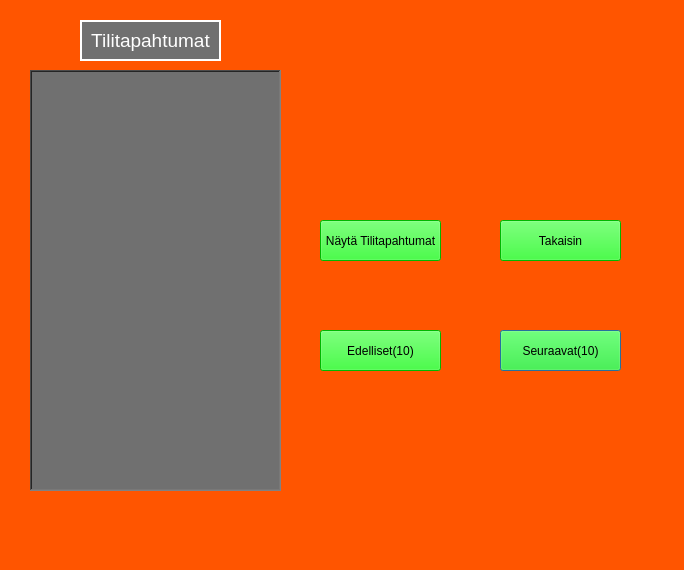
<?xml version="1.0" encoding="UTF-8"?>
<ui version="4.0">
 <class>tilitapahtumat</class>
 <widget class="QDialog" name="tilitapahtumat">
  <property name="geometry">
   <rect>
    <x>0</x>
    <y>0</y>
    <width>684</width>
    <height>570</height>
   </rect>
  </property>
  <property name="windowTitle">
   <string>Dialog</string>
  </property>
  <property name="styleSheet">
   <string notr="true">background-color: rgb(255, 85, 0);</string>
  </property>
  <widget class="QLabel" name="labelTilitapahtumat">
   <property name="geometry">
    <rect>
     <x>80</x>
     <y>20</y>
     <width>141</width>
     <height>41</height>
    </rect>
   </property>
   <property name="font">
    <font>
     <pointsize>14</pointsize>
    </font>
   </property>
   <property name="styleSheet">
    <string notr="true">background-color: rgb(112, 112, 112);
color: rgb(255, 255, 255);</string>
   </property>
   <property name="frameShape">
    <enum>QFrame::WinPanel</enum>
   </property>
   <property name="text">
    <string>Tilitapahtumat</string>
   </property>
   <property name="alignment">
    <set>Qt::AlignCenter</set>
   </property>
  </widget>
  <widget class="QTextBrowser" name="textTilitapahtumat">
   <property name="geometry">
    <rect>
     <x>30</x>
     <y>70</y>
     <width>251</width>
     <height>421</height>
    </rect>
   </property>
   <property name="styleSheet">
    <string notr="true">background-color: rgb(112, 112, 112);
color: rgb(255, 255, 255);</string>
   </property>
   <property name="frameShape">
    <enum>QFrame::WinPanel</enum>
   </property>
  </widget>
  <widget class="QPushButton" name="seuraavatBtn">
   <property name="geometry">
    <rect>
     <x>500</x>
     <y>330</y>
     <width>121</width>
     <height>41</height>
    </rect>
   </property>
   <property name="styleSheet">
    <string notr="true">background-color: rgb(0, 255, 0);
color: rgb(0, 0, 0);</string>
   </property>
   <property name="text">
    <string>Seuraavat(10)</string>
   </property>
  </widget>
  <widget class="QPushButton" name="edellisetBtn">
   <property name="geometry">
    <rect>
     <x>320</x>
     <y>330</y>
     <width>121</width>
     <height>41</height>
    </rect>
   </property>
   <property name="styleSheet">
    <string notr="true">background-color: rgb(0, 255, 0);
color: rgb(0, 0, 0);</string>
   </property>
   <property name="text">
    <string>Edelliset(10)</string>
   </property>
  </widget>
  <widget class="QPushButton" name="naytaTilitapahtumatBtn">
   <property name="geometry">
    <rect>
     <x>320</x>
     <y>220</y>
     <width>121</width>
     <height>41</height>
    </rect>
   </property>
   <property name="styleSheet">
    <string notr="true">background-color: rgb(0, 255, 0);
color: rgb(0, 0, 0);</string>
   </property>
   <property name="text">
    <string>Näytä Tilitapahtumat</string>
   </property>
  </widget>
  <widget class="QPushButton" name="TakaisinBtn">
   <property name="geometry">
    <rect>
     <x>500</x>
     <y>220</y>
     <width>121</width>
     <height>41</height>
    </rect>
   </property>
   <property name="styleSheet">
    <string notr="true">background-color: rgb(0, 255, 0);
color: rgb(0, 0, 0);</string>
   </property>
   <property name="text">
    <string>Takaisin</string>
   </property>
  </widget>
 </widget>
 <resources/>
 <connections/>
</ui>
